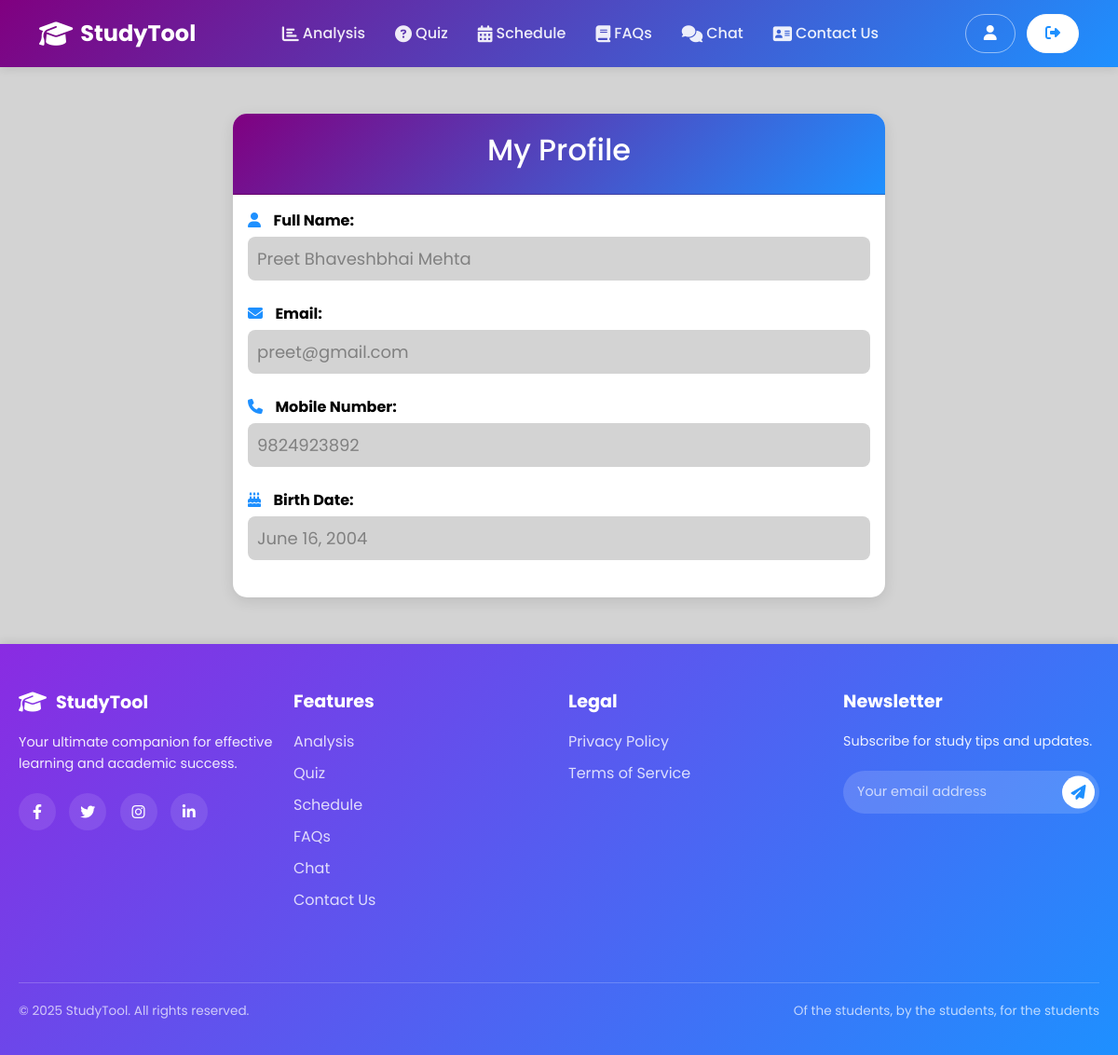
/profile/ (signed in), run on the app's committed database.
### tool/models.py (models this page shows, shortened)
class Register(models.Model):
    first_name = models.CharField(max_length=50)
    middle_name = models.CharField(max_length=50)
    last_name = models.CharField(max_length=50)
    email = models.CharField(max_length=50)
    password = models.CharField(max_length=50)
    mobile_number = models.IntegerField()
    birth_date = models.DateField()
    qualification = models.CharField(max_length=50)

### tool/views.py (the view)
# urls.py: path('profile/',views.profile,name='profile'),
def profile(request):
    if 'user_email' in request.session:
        user_email = request.session['user_email']
        try:
            user_profile = Register.objects.get(email=user_email)
            return render(request, 'profile.html', {'user_profile': user_profile})
        except Register.DoesNotExist:
            del request.session['user_email']
            return redirect('login')
    else:
        return redirect('login')

### tool/templates/profile.html (shortened to what this page needs)
{% extends 'base.html' %}
{% block content %}
<div class="profile-container">
    <div class="card profile-card">
        <div class="card-header text-center">
            <h2>My Profile</h2>
        </div>
        <div class="card-body">
            {% if user_profile %}
                <div class="profile-details">
                    <div class="detail-item">
                        <strong><i class="fas fa-user"></i> Full Name:</strong>
                        <p>{{ user_profile.first_name }} {{user_profile.middle_name}} {{ user_profile.last_name }}</p>
                    </div>
                    <div class="detail-item">
                        <strong><i class="fas fa-envelope"></i> Email:</strong>
                        <p>{{ user_profile.email }}</p>
                    </div>
                    <div class="detail-item">
                        <strong><i class="fas fa-phone"></i> Mobile Number:</strong>
                        <p>{{ user_profile.mobile_number }}</p>
                    </div>
                    <div class="detail-item">
                        <strong><i class="fas fa-birthday-cake"></i> Birth Date:</strong>
                        <p>{{ user_profile.birth_date }}</p>
                    </div>
                </div>
            {% else %}
                <div class="alert alert-danger" role="alert">
                    Profile information could not be found.
                </div>
            {% endif %}
        </div>
    </div>
</div>
{% endblock %}

### tool/static/css/footer.css (style rules this page uses)
body { display: flex; flex-direction: column; min-height: 100vh; font-family: 'Poppins', sans-serif; margin: 0; }

### tool/static/css/profile.css (style rules this page uses)
.profile-container { padding: 50px 0; background-color: lightgrey; }
.profile-card { max-width: 700px; margin: 0 auto; border: none; border-radius: 15px; box-shadow: 0 4px 15px rgba(0, 0, 0, 0.1); }
.profile-card .card-header { background: linear-gradient(135deg, purple 0%, dodgerblue 100%); color: white; border-top-left-radius: 15px; border-top-right-radius: 15px; padding: 20px; }
.detail-item { margin-bottom: 24px; }
.detail-item strong { display: block; color: black; margin-bottom: 5px; }
.detail-item p { margin: 0; font-size: 18px; color: grey; background-color: lightgrey; padding: 10px; border-radius: 8px; }
.detail-item i { margin-right: 10px; color: dodgerblue; }

### tool/static/css/analysis.css (style rules this page uses)
.card { border: none; border-radius: 15px; }

### tool/static/css/quiz.css (style rules this page uses)
.card { border: none; border-radius: 15px; }

### data on the page
Register: first_name "Preet", middle_name "Bhaveshbhai", last_name "Mehta", email "preet@gmail.com", mobile_number "9824923892", birth_date "June 16, 2004"
